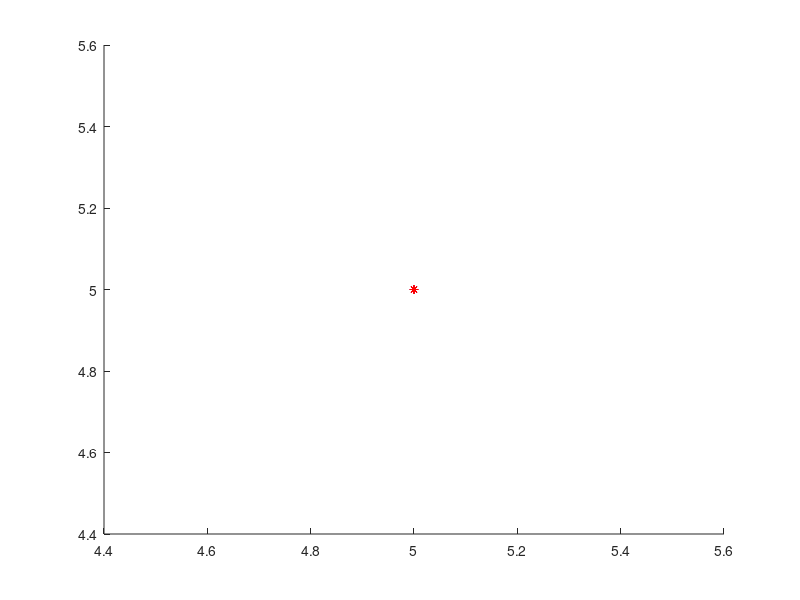

Source code (MATLAB): (Note: this script raises an error after producing the figure.)
%DroneSimulation

close all;
clc;
%% User Inputs
beginX=input('What is your starting x? \n');
beginY=input('What is your starting y? \n');

endX=input('What is your final x? \n');
endY=input('What is your final y? \n');

pathChoice=input('What path would you like to follow? \n(Click 1 for line)\n');
numberOfIntervals= input('How many intervals would you like to break the path into?\n');




%% Calculating Points

% Initialize Arrays

currentX=zeros(numberOfIntervals,1);
currentY=zeros(numberOfIntervals,1);
newCurrentX=zeros(numberOfIntervals,1);
newCurrentY=zeros(numberOfIntervals,1);
goalX=zeros(numberOfIntervals,1);
goalY=zeros(numberOfIntervals,1);
hyp=zeros(numberOfIntervals,1);
r=zeros(numberOfIntervals,1);

%Random Values
randAngs=(pi/10):(pi/100):(2*pi/10);
randDists=-0.3:0.01:0.05;

%Error Distributions
meanR=0.1252897418;
SDR=sqrt(0.009834816365);
meanA=-0.006321928483;
SDA=0.0003524338841;

%line
hold on;
plot(beginX,beginY,'*b');
plot(endX,endY,'*b');
plot([beginX endX], [beginY endY]);

totalX=endX-beginX;
totalY=endY-beginY;

currentX(1)=beginX;
currentY(1)=beginY;
newCurrentX(1)=beginX;
newCurrentY(1)=beginY;

deltaX=totalX/numberOfIntervals;
deltaY=totalY/numberOfIntervals;

for n=1:numberOfIntervals
    if(n>1)
   goalX(n)=goalX(n-1)+deltaX;
   goalY(n)=goalY(n-1)+deltaY;
    else
  %goalX(n)=goalX(n)+deltaX;
  %goalY(n)=goalY(n)+deltaY; 
   goalX(n)=beginX +deltaX;
   goalY(n)=beginY +deltaY;
    end
    
   
end
plot(goalX,goalY,'*r');


%% Drone Movement



for n=1:numberOfIntervals
    
    hyp(n)=sqrt((goalX(n)-currentX(n)).^2+(goalY(n)-currentY(n)).^2);
    %number=randi(length(randDists));
    %randomR= randDists(number);
    randomR= normrnd(meanR,SDR);
    r(n)=hyp(n)+randomR;
    
   % number = randi(length(randAngs));
   % randomAngle = randAngs(number);
    randomAngle= normrnd(meanA,SDA);
    
    checkX=(goalX(n)-currentX(n));
    checkY=(goalY(n)-currentY(n));

    if(checkX>0 && checkY>0)
        angle=atan((goalY(n)- currentY(n))/(goalX(n)-currentX(n)))+randomAngle;
    elseif(checkX<0 && checkY>0)
        angle=pi-atan(abs((goalY(n)- currentY(n))/(goalX(n)-currentX(n))))+randomAngle ;
    elseif(checkX>0 && checkY<0)
        angle=atan((goalY(n)- currentY(n))/(goalX(n)-currentX(n)))+randomAngle ;
    elseif(checkX<0 && checkY<0)
        angle=pi+atan((goalY(n)- currentY(n))/(goalX(n)-currentX(n)))+randomAngle;
    elseif(checkX==0 && checkY>0)
        angle=pi/2+randomAngle;
    elseif(checkX==0 && checkY<0) 
        angle=-pi/2+randomAngle;
    elseif(checkX>0 && checkY==0)
        angle=0+randomAngle;
    elseif(checkX<0 && checkY==0) 
        angle=pi+randomAngle;
     end
    
    
    currentX(n+1)=currentX(n)+r(n)*cos(angle);
    currentY(n+1)=currentY(n)+r(n)*sin(angle);
end 
plot(currentX,currentY,'og');
plot(currentX,currentY);

%% Drone Correction for Angle


anglecorrection=-1.5*pi/10;
for n=1:numberOfIntervals
    hyp(n)=sqrt((goalX(n)-newCurrentX(n)).^2+(goalY(n)-newCurrentY(n)).^2);
    %number=randi(length(randDists));
    %randomR= randDists(number);
    randomR= normrnd(meanR,SDR);
    r(n)=hyp(n)+randomR;
    
   % number = randi(length(randAngs));
   % randomAngle = randAngs(number);
     randomAngle= normrnd(meanA,SDA);
    
checkX=(goalX(n)-currentX(n));
checkY=(goalY(n)-currentY(n));

    if(checkX>0 && checkY>0)
        angle=atan((goalY(n)- newCurrentY(n))/(goalX(n)-newCurrentX(n)))+randomAngle + anglecorrection;
    elseif(checkX<0 && checkY>0)
        angle=pi-atan(abs((goalY(n)- newCurrentY(n))/(goalX(n)-newCurrentX(n))))+randomAngle + anglecorrection;
    elseif(checkX>0 && checkY<0)
        angle=atan((goalY(n)- newCurrentY(n))/(goalX(n)-newCurrentX(n)))+randomAngle + anglecorrection;
    elseif(checkX<0 && checkY<0)
        angle=pi+atan((goalY(n)- newCurrentY(n))/(goalX(n)-newCurrentX(n)))+randomAngle + anglecorrection;
    elseif(checkX==0 && checkY>0)
        angle=pi/2+randomAngle+anglecorrection;
    elseif(checkX==0 && checkY<0) 
        angle=-pi/2+randomAngle+anglecorrection;
    elseif(checkX>0 && checkY==0)
        angle=0+randomAngle+anglecorrection;
    elseif(checkX<0 && checkY==0) 
        angle=pi+randomAngle + anglecorrection;
     end

    
    newCurrentX(n+1)=newCurrentX(n)+r(n)*cos(angle);
    newCurrentY(n+1)=newCurrentY(n)+r(n)*sin(angle);
end 
plot(newCurrentX,newCurrentY,'c--o');
plot(newCurrentX,newCurrentY);
